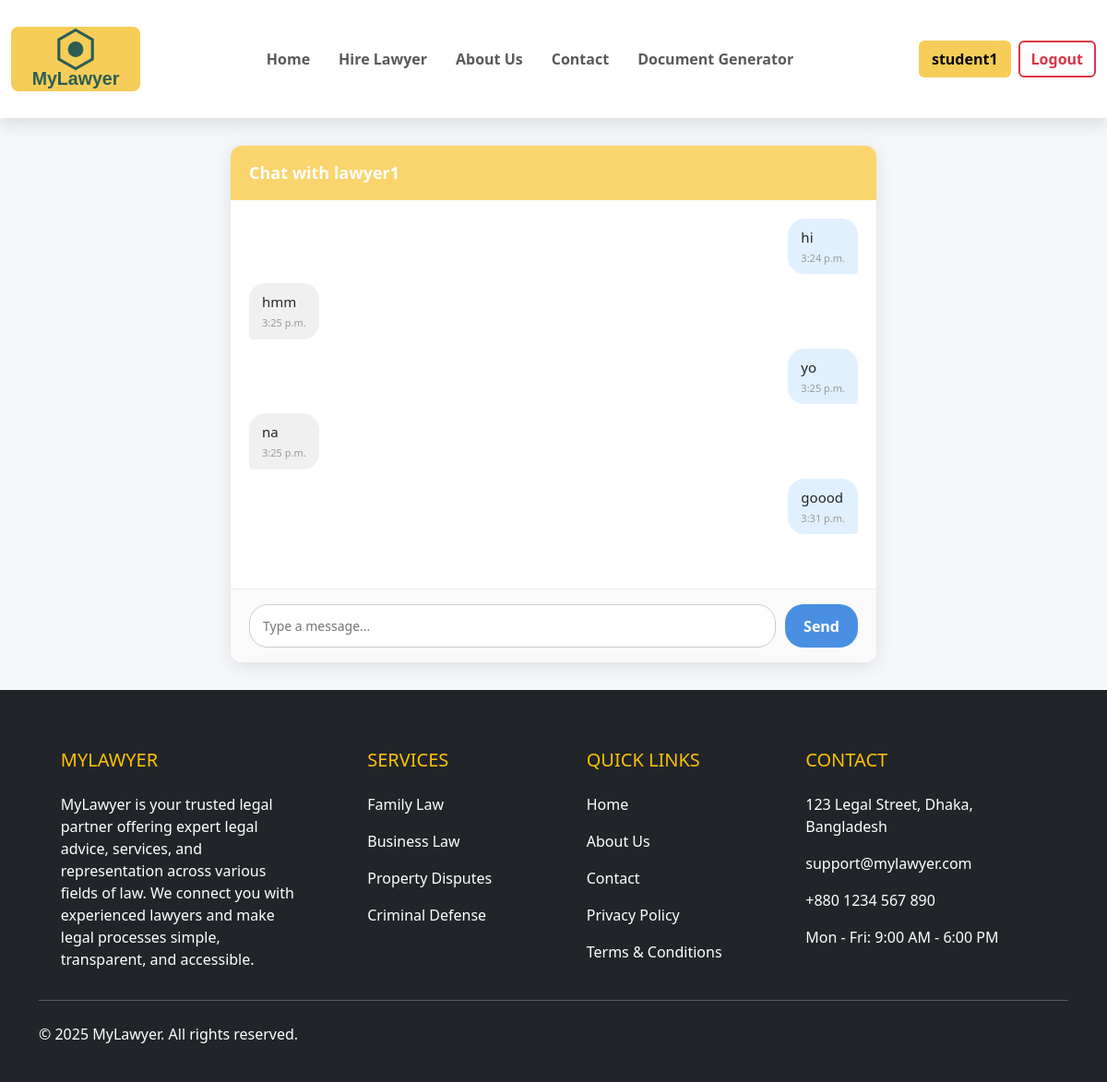
Page /chat/lawyer1/ (signed in) on the committed database.
### core/models.py (models this page shows, shortened)
class Message(models.Model):
    sender = models.ForeignKey(User, on_delete=models.CASCADE, related_name='sent_messages')
    recipient = models.ForeignKey(User, on_delete=models.CASCADE, related_name='received_messages')
    content = models.TextField()
    sent_at = models.DateTimeField(auto_now_add=True)
    is_read = models.BooleanField(default=False)
    class Meta:
        ordering = ['sent_at']

### core/views.py (the view)
# urls.py: path('chat/<str:username>/', views.chat_view, name='chat_view'),
@login_required
def chat_view(request, username):
    other_user = get_object_or_404(User, username=username)
    messages = Message.objects.filter(
        sender__in=[request.user, other_user],
        recipient__in=[request.user, other_user]
    )
    Message.objects.filter(sender=other_user, recipient=request.user, is_read=False).update(is_read=True)
    return render(request, 'chat/chat.html', {
        'messages': messages,
        'other_user': other_user,
    })

### core/templates/chat/chat.html (shortened to what this page needs)
{% extends 'base.html' %}
{% block content %}
<div class="chat-container">
    <div class="chat-header">
        Chat with {{ other_user.username }}
    </div>
    <div id="chat-box">
        {% for msg in messages %}
            <div class="message {% if msg.sender == request.user %}you{% else %}them{% endif %}">
                {{ msg.content }}
                <div class="timestamp">{{ msg.sent_at|time }}</div>
            </div>
        {% endfor %}
    </div>
    <form id="chat-form" class="chat-input" method="post">
        <input type="text" name="content" id="message-input" placeholder="Type a message..." autocomplete="off">
        <button type="submit">Send</button>
    </form>
</div>
{% endblock %}

### core/templates/nav.html (shortened to what this page needs)
{% load static %}
<nav class="navbar navbar-expand-lg navbar-custom py-4 sticky-top">
    <div class="container-fluid">
        <a class="navbar-brand" href="{% url 'home' %}">
            <img src="{% static 'logo.svg' %}" alt="MyLawyer Logo">
        </a>
        <div class="collapse navbar-collapse justify-content-center" id="navbarSupportedContent">
            <ul class="navbar-nav mb-2 mb-lg-0">
                <li class="nav-item">
                    <a class="nav-link {% if request.resolver_match.url_name == 'home' %}active{% endif %}" href="{% url 'home' %}">Home</a>
                </li>
                <li class="nav-item">
                    <a class="nav-link" href="{% url 'view_lawyers' %}">Hire Lawyer</a>
                </li>
                <li class="nav-item">
                    <a class="nav-link" href="{% url 'about' %}">About Us</a>
                </li>
                <li class="nav-item">
                    <a class="nav-link" href="{% url 'contact' %}">Contact</a>
                </li>
                <li class="nav-item">
                    <a class="nav-link" href="{% url 'doc_generator' %}">Document Generator</a>
                </li>
            </ul>
        </div>
        <div class="d-flex align-items-center">
            {% if user.is_authenticated %}
            <a href="{% url 'dashboard' %}" class="btn me-2 custom-profile">
                 {{ user.username }}
            </a>
            <a href="{% url 'logout' %}" class="btn custom-logout">Logout</a>
            {% else %}
            <a href="{% url 'login' %}" class="btn me-2 custom-login">Login</a>
            <a href="{% url 'register' %}" class="btn custom-register">Register</a>
            {% endif %}
        </div>
    </div>
</nav>

### core/templates/nav.html (style rules this page uses)
.navbar-custom { box-shadow: 0 8px 16px rgba(0, 0, 0, 0.1); background-color: #fff; }
.nav-link { font-weight: 600; margin-right: 15px; transition: color 0.3s ease; }
.custom-profile { background-color: #f6cd58; color: black; border: 2px solid #f6cd58; font-weight: 600; transition: 0.3s; }
.custom-logout { background-color: transparent; color: #dc3545; border: 2px solid #dc3545; font-weight: 600; transition: 0.3s; }
.navbar-brand img { width: 140px; border-radius: 8px; }

### core/templates/chat/chat.html (style rules this page uses)
body { font-family: 'Segoe UI', sans-serif; background-color: #f5f7fa; }
.chat-container { max-width: 700px; margin: 30px auto; background: white; border-radius: 12px; box-shadow: 0 4px 20px rgba(0,0,0,0.1); overflow: hidden; display: flex; flex-direction: column; height: 70vh; }
.chat-header { background: #fad56d; color: white; padding: 16px 20px; font-size: 18px; font-weight: bold; }
#chat-box { flex: 1; padding: 20px; overflow-y: auto; display: flex; flex-direction: column; gap: 10px; }
.message { max-width: 70%; padding: 10px 14px; border-radius: 18px; font-size: 15px; line-height: 1.4; position: relative; }
.message.you { background-color: #e1f0ff; align-self: flex-end; border-bottom-right-radius: 4px; }
.message.them { background-color: #f0f0f0; align-self: flex-start; border-bottom-left-radius: 4px; }
.timestamp { font-size: 11px; color: #999; margin-top: 4px; }
.chat-input { display: flex; padding: 16px 20px; border-top: 1px solid #eee; background: #fafafa; }
.chat-input input[type="text"] { flex: 1; padding: 12px 14px; border: 1px solid #ccc; border-radius: 20px; font-size: 14px; outline: none; }
.chat-input button { background: #4a90e2; color: white; border: none; border-radius: 20px; padding: 10px 20px; margin-left: 10px; font-weight: bold; cursor: pointer; transition: background 0.2s ease-in-out; }

### rows in the picture
Message: content "hi", sent_at "3:24 p.m."
Message: content "hmm", sent_at "3:25 p.m."
Message: content "yo", sent_at "3:25 p.m."
Message: content "na", sent_at "3:25 p.m."
Message: content "goood", sent_at "3:31 p.m."

### other values in the picture
{{ user.username }} "student1"
{{ other_user.username }} "lawyer1"
